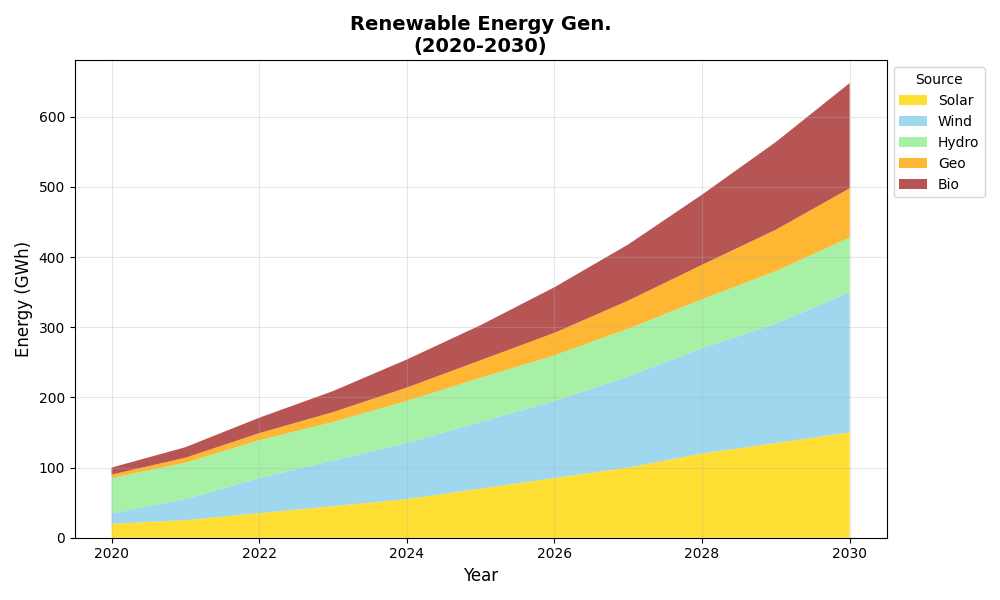

Reproduce this figure in Python.
import matplotlib.pyplot as plt
import numpy as np

years = np.arange(2020, 2031)
solaria_energy = [20, 25, 35, 45, 55, 70, 85, 100, 120, 135, 150]
windlandia_energy = [15, 30, 50, 65, 80, 95, 110, 130, 150, 170, 200]
hydrovia_energy = [50, 52, 54, 55, 60, 63, 65, 68, 70, 75, 78]
geothermalia_energy = [5, 7, 10, 14, 19, 25, 32, 40, 49, 59, 70]
biomassia_energy = [10, 15, 22, 30, 40, 50, 65, 80, 100, 125, 150]

energy_sources = np.array([solaria_energy, windlandia_energy, hydrovia_energy, geothermalia_energy, biomassia_energy])

fig, ax = plt.subplots(figsize=(10, 6))

ax.stackplot(years, energy_sources, labels=['Solar', 'Wind', 'Hydro', 'Geo', 'Bio'],
             colors=['gold', 'skyblue', 'lightgreen', 'orange', 'brown'], alpha=0.8)
ax.set_title("Renewable Energy Gen.\n(2020-2030)", fontsize=14, fontweight='bold')
ax.set_xlabel("Year", fontsize=12)
ax.set_ylabel("Energy (GWh)", fontsize=12)
ax.legend(loc='upper left', bbox_to_anchor=(1, 1), title='Source')
ax.grid(alpha=0.3)

plt.tight_layout()
plt.show()
